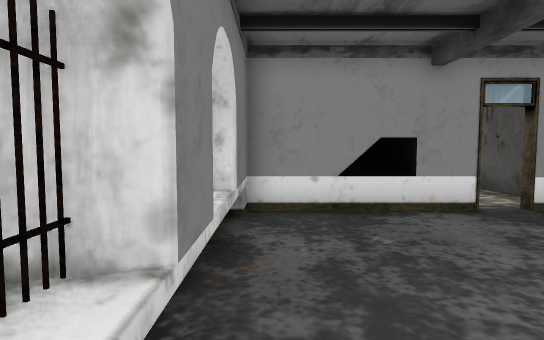
view 1 (above)

12 first-person views from a walk through a scene from a Unity 3-D project. The camera is 1.4 m above the floor, tilts 4° down and sees 75° across. The floor is counted in squares, 1 m on a side. Each view is taken from the middle of a square. On the plan, view 1 faces up. The plan holds only what a view shows up to about 15 squares ahead; the rest is blank. The player character is not drawn. Door leaves are left out, so doorways stand open. Some surface patterns are stand-ins.

view 2
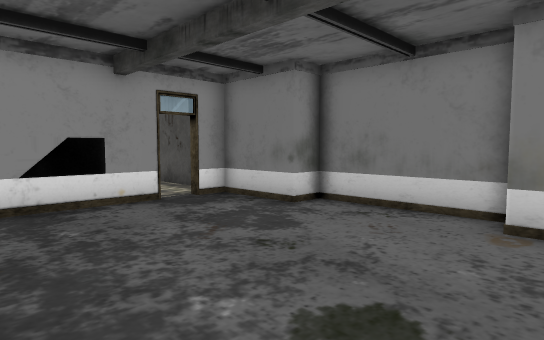

view 3
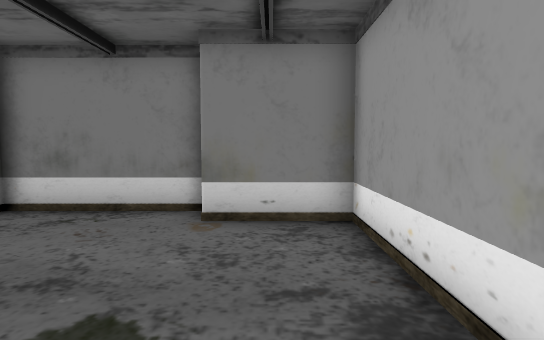

view 4
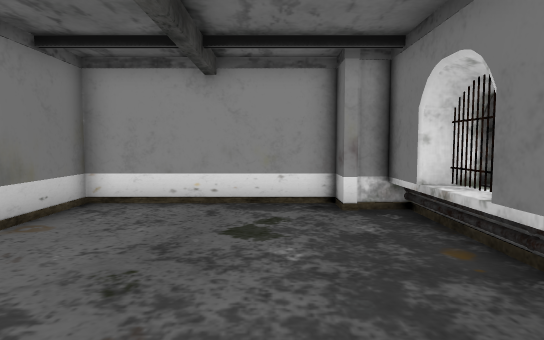

view 5
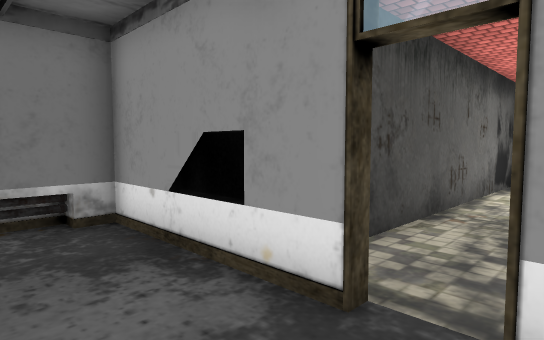

view 6
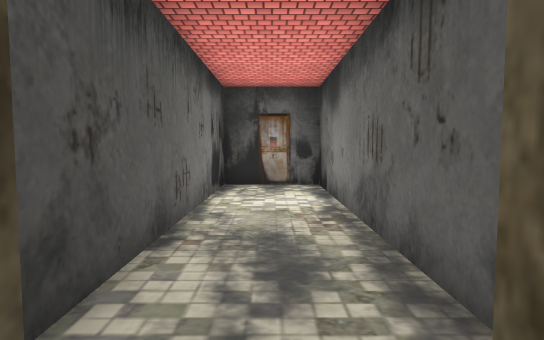

view 7
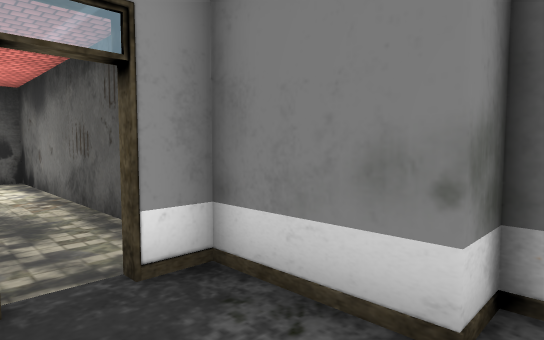

view 8
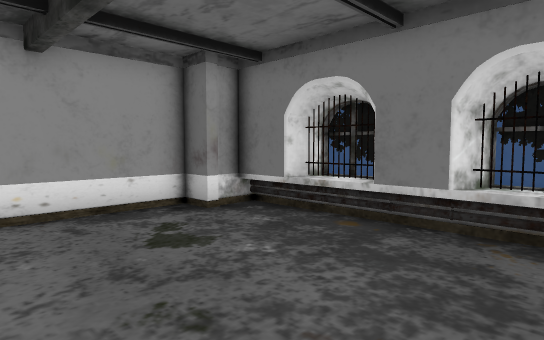

view 9
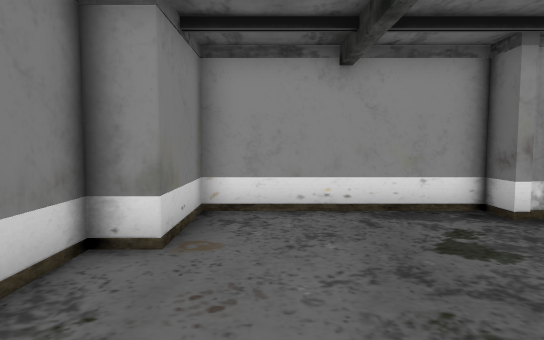

view 10
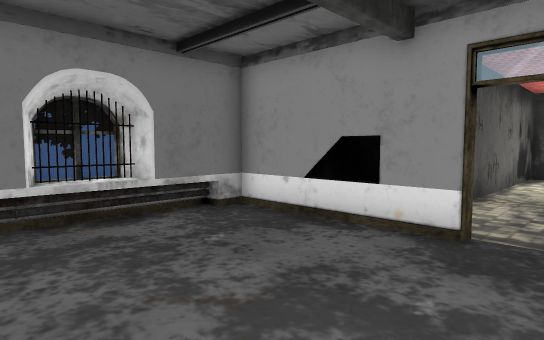

view 11
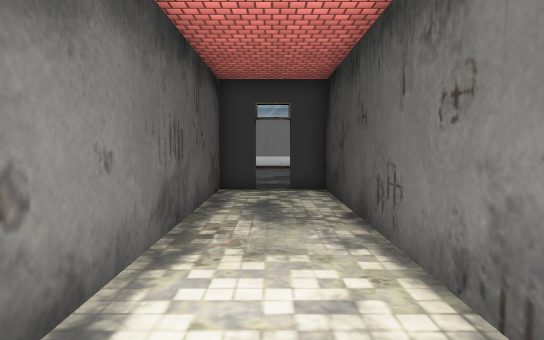

view 12
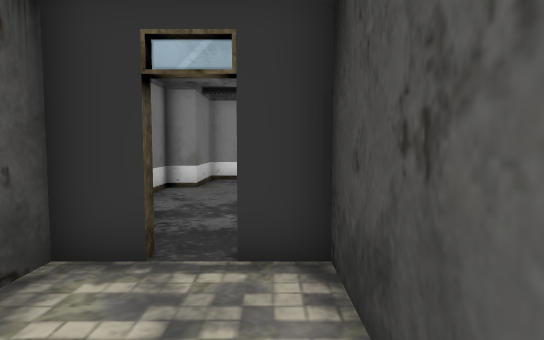

### Floor plan
Ten units are one square. View 1 is at (0, 0); x grows to the right and y downward. Boxes are objects, and circles mark ways between rooms. Rooms are numbered by the first view taken in them; rooms with no view inside come last. Other rooms are left out.
<svg viewBox="-22 -201 102 231">
<path fill="none" stroke="#000" d="M-5 -19 -15 -16 -15 -2 -5 1M-5 -53 -15 -49 -15 -35 -5 -32M44 -75 -5 -75 -5 17M-17 -42 -17 -35M-17 -14 -17 -9M-17 -8 -17 -1M-9 -68 -9 17 5 17 5 25 65 25 65 -3 75 -3 75 -47 65 -47 65 -75 55 -75M55 -78 67 -78 67 -196 33 -196 33 -78 44 -78"/>
<circle cx="50" cy="-80" r="3" fill="#2a7"/>
<text x="30" y="-30">1</text>
<text x="50" y="-140">2</text>
</svg>
Room 1 opens to room 2.

Where each view was taken, in squares from view 1:
view 1: 0 up, 0 right, facing up
view 2: 1 down, 0 right, facing up-right
view 3: 1 down, 0 right, facing right
view 4: 6 up, 2 right, facing down
view 5: 5 up, 6 right, facing up-left
view 6: 7 up, 5 right, facing up
view 7: 4 up, 4 right, facing up-right
view 8: 5 up, 5 right, facing down-left
view 9: 5 up, 5 right, facing down
view 10: 2 up, 6 right, facing up-left
view 11: 19 up, 5 right, facing down
view 12: 12 up, 4 right, facing down
